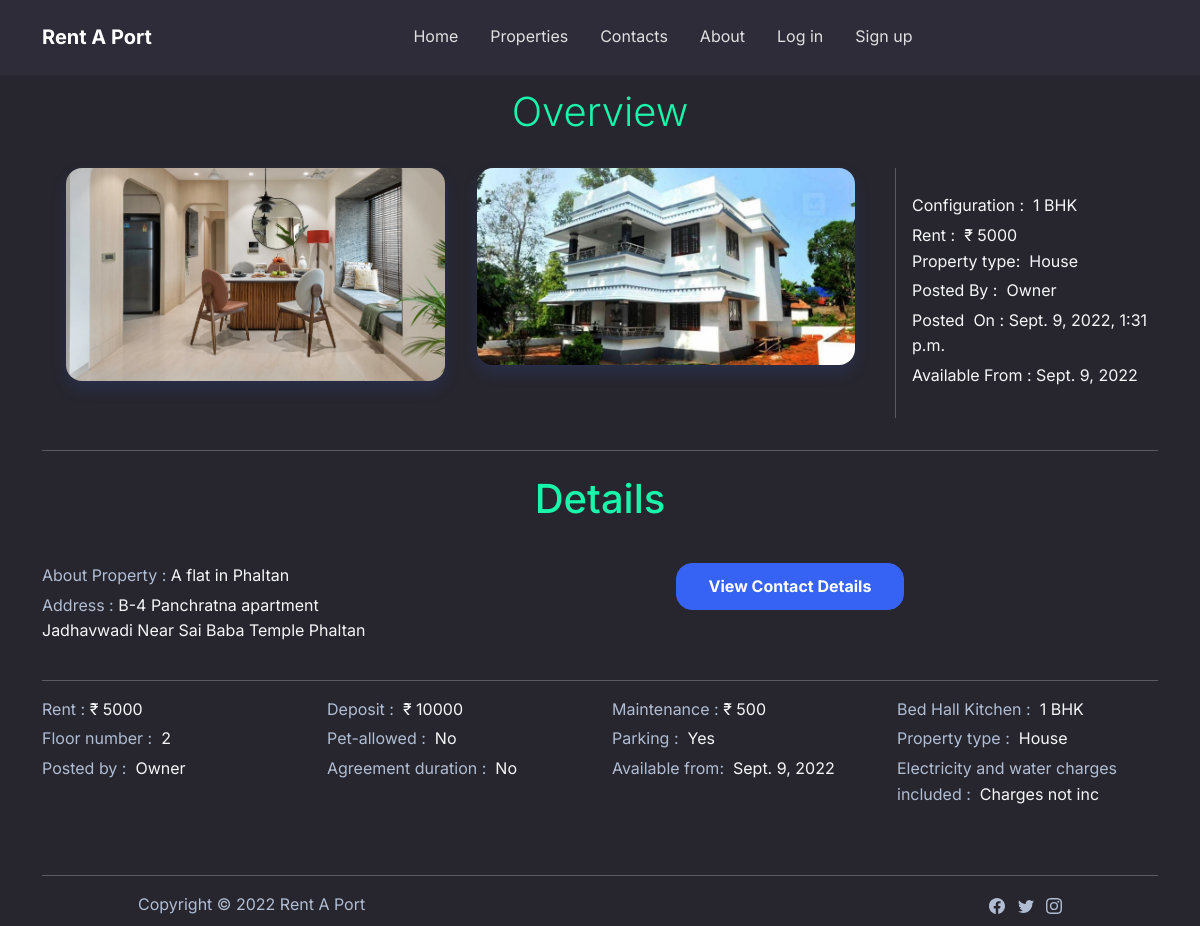
Before: /site/2 with the older database file.
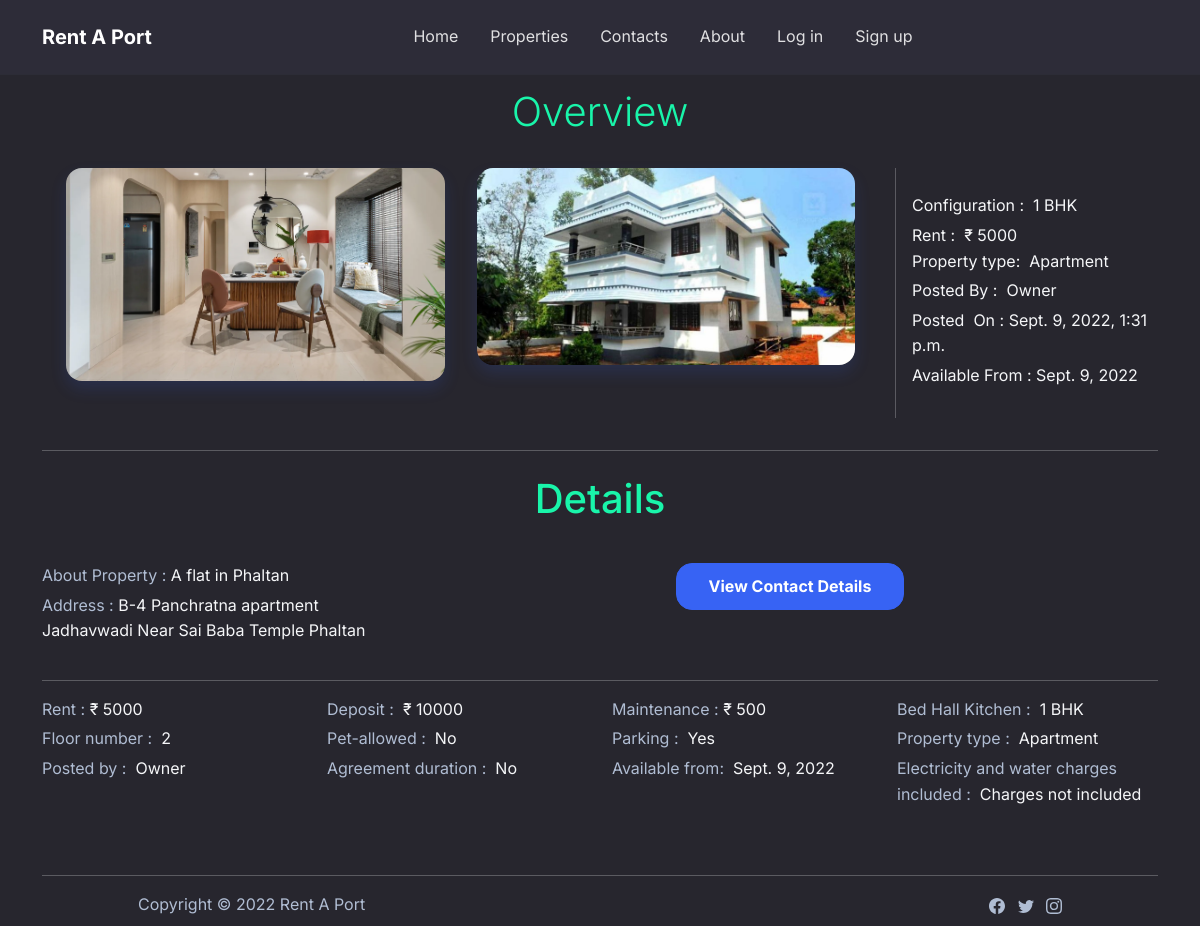
After: the same page with the newer database file.
### rent_a_port/models.py (models this page shows, shortened)
class Site(models.Model):
    show = models.BooleanField(default=False)
    uid = models.IntegerField()
    address = models.CharField(max_length=500)
    Message = models.CharField(max_length=500, default="Empty")
    rent = models.IntegerField()
    deposit = models.IntegerField()
    maintenance = models.IntegerField()
    BHK = models.CharField(max_length=15, default="1 BHK")
    Floor_number = models.CharField(max_length=15, default="Ground floor")
    Pet_allowed = models.CharField(max_length=15, default="No")
    Parking = models.CharField(max_length=15, default="Yes")
    Property_type = models.CharField(max_length=15, default="House")
    Posted_by = models.CharField(max_length=15, default="House")
    Agreement_duration = models.CharField(max_length=15, default="No")
    Electricity_water = models.CharField(max_length=20, default="Charges not included")
    Available_from = models.DateField()
    Posted_on = models.DateTimeField(auto_now_add=True)
    phone = models.IntegerField()
    mail = models.CharField(max_length=50)
    in_img = models.ImageField(upload_to=filepath, null=True)
    out_img = models.ImageField(upload_to=filepath, null=True)

### rent_a_port/views.py (the view)
# urls.py: path('site/<pid>', views.site, name="site"),
def site(request, pid):
    user = request.user
    log_in = False
    if user.is_authenticated:
        log_in = True
    pid = int(pid)
    product = Property.objects.get(id=pid)
    context = {"p": product, "rent": request.get_full_path(), "log_in": log_in}
    return render(request, "property/property.html", context)

### templates/property/property.html (shortened to what the changed rows need)
{% extends 'base/base.html' %}
{% block body %}
    {% load static %}
    <section class="py-5 mt-4">
        <div class="container">
            <h1 class="display-6 fw-semibold text-center text-success my-3">Overview</h1>
            <div class="row gx-0 gy-0">
                <div class="col-11 col-sm-11 col-md-11 col-lg-8 col-xl-9 col-xxl-9 px-2">
                    <div class="d-lg-flex d-xl-flex d-xxl-flex">
                        <div class="w-100 h-100 m-3"><a href="{{ p.in_img.url }}" target="_blank"><img
                                class="rounded img-fluid shadow w-100 fit-cover" src="{{ p.in_img.url }}"
                                style="max-height: 250px;"/></a></div>
                        <div class="w-100 h-100 m-3"><a href="{{ p.out_img.url }}" target="_blank"><img
                                class="rounded img-fluid shadow w-100 fit-cover" src="{{ p.out_img.url }}"
                                style="max-height: 250px;"/></a></div>
                    </div>
                </div>
                <div class="col-12 col-sm-12 col-md-12 col-lg-4 col-xl-3 col-xxl-3 d-flex ps-lg-3">
                    <div class="d-xl-flex d-xxl-flex align-items-xl-center align-items-xxl-center">
                        <div>
                            <div class="mb-1"><span>Configuration :</span><span>  {{ p.BHK }}</span></div>
                            <div><span>Rent :</span><span>  ₹ {{ p.rent }}</span></div>
                            <div class="mb-1"><span>Property type:  </span><span>{{ p.Property_type }}</span></div>
                            <div class="mb-1"><span>Posted By : </span><span> {{ p.Posted_by }}</span></div>
                            <div class="mb-1"><span>Posted  On : </span><span>{{ p.Posted_on }}</span></div>
                            <div class="mb-1"><span>Available From : </span><span>{{ p.Available_from }}</span></div>
                        </div>
                    </div>
                </div>
            </div>
            <div class="row">
                <div class="col-12 col-sm-12 col-md-12 col-lg-12 col-xl-12 col-xxl-12">
                    <h1 class="fw-semibold text-center text-success my-4">Details</h1>
                </div>
                <div class="col-12 col-sm-12 col-md-12 col-lg-4 col-xl-4 col-xxl-4 my-3">
                    <div class="mb-1"><span class="text-muted">About Property :</span><span> {{ p.Message }}</span>
                    </div>
                    <div class="mb-1"><span class="text-muted">Address :</span><span> {{ p.address }}</span></div>
                </div>
            </div>
            <div class="row">
                <div class="col-lg-4 col-xl-3 col-xxl-3">
                    <div class="mb-1"><span class="text-muted">Rent :</span><span> ₹ {{ p.rent }}</span></div>
                    <div class="mb-1"><span class="text-muted">Floor number :</span><span>  {{ p.Floor_number }}</span>
                    </div>
                    <div class="mb-1"><span class="text-muted">Posted by :</span><span>  {{ p.Posted_by }}</span></div>
                </div>
                <div class="col-lg-4 col-xl-3 col-xxl-3">
                    <div class="mb-1"><span class="text-muted">Deposit :</span><span>  ₹ {{ p.deposit }}<br/></span>
                    </div>
                    <div class="mb-1"><span class="text-muted">Pet-allowed :</span><span>  {{ p.Pet_allowed }} </span>
                    </div>
                    <div class="mb-1"><span
                            class="text-muted">Agreement duration :</span><span>  {{ p.Agreement_duration }}</span>
                    </div>
                </div>
                <div class="col-lg-4 col-xl-3 col-xxl-3">
                    <div class="mb-1"><span class="text-muted">Maintenance :</span><span> ₹ {{ p.maintenance }}</span>
                    </div>
                    <div class="mb-1"><span class="text-muted">Parking :</span><span>  {{ p.Parking }}</span></div>
                    <div class="mb-1"><span
                            class="text-muted">Available from:</span><span>  {{ p.Available_from }}</span></div>
                </div>
                <div class="col-lg-4 col-xl-3 col-xxl-3">
                    <div class="mb-1"><span class="text-muted">Bed Hall Kitchen :</span><span>  {{ p.BHK }} </span>
                    </div>
                    <div class="mb-1"><span
                            class="text-muted">Property type :</span><span>  {{ p.Property_type }} </span></div>
                    <div class="mb-1"><span
                            class="text-muted">Electricity and water charges included :</span><span>  {{ p.Electricity_water }} </span>
                    </div>
                </div>
            </div>
        </div>
    </section>
{% endblock body %}

Changed rows visible on the page:
changed Site "1 BHK": Property_type "House" → "Apartment"; Electricity_water "Charges not inc" → "Charges not included"
